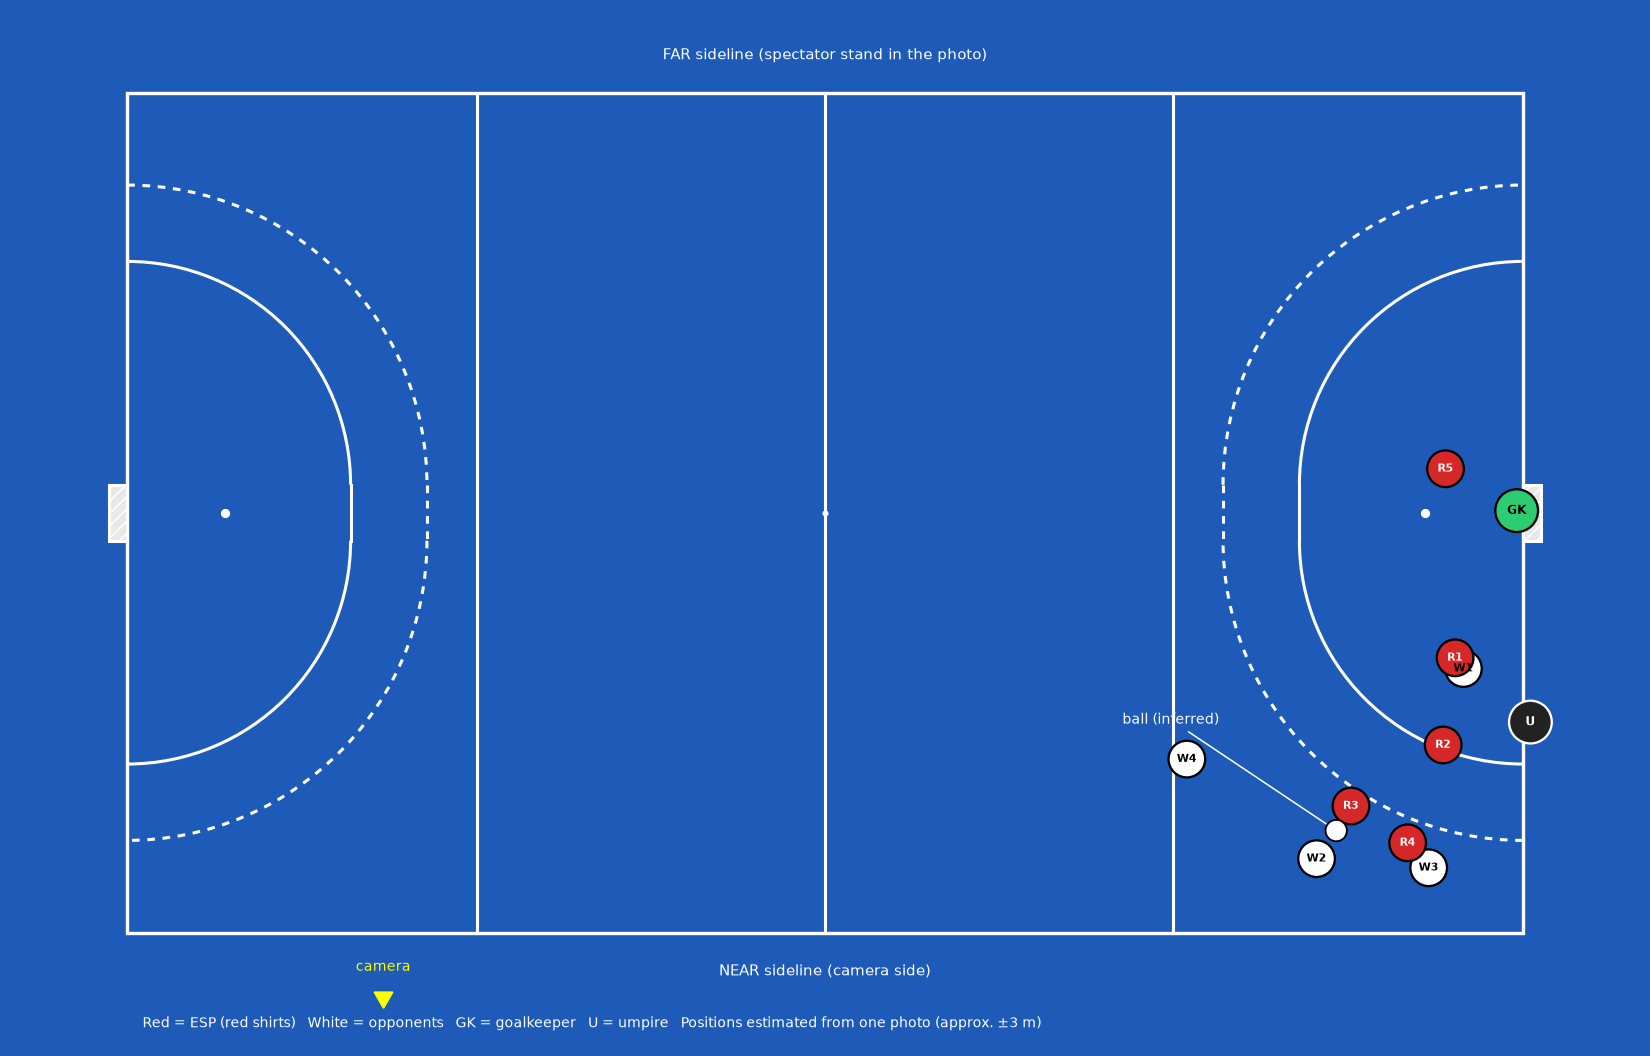

This figure's Python source:
"""
Reconstruct a top-down view of an outdoor field-hockey pitch from a single
spectator photo (Paris 2024, ESP on the scoreboard).

Pipeline
  1. Landmarks read from the photo (pixel coords, 1280x960):
     goal posts + crossbar, the backline running along the far boards,
     and the apparent heights of several people (depth cue).
  2. Fit a pinhole camera (position, yaw, tilt, focal length) with
     scipy.optimize.least_squares (OpenCV is used for the final
     ground-plane homography).
  3. Back-project every player's feet to the pitch plane.
  4. Draw a regulation FIH pitch (91.40 x 55.00 m) landscape, goals
     left/right, with all players, GK, umpire and the inferred ball.
"""
import numpy as np, cv2, json
from scipy.optimize import least_squares
import matplotlib
matplotlib.use("Agg")
import matplotlib.pyplot as plt
from matplotlib.patches import Arc, Rectangle, Circle

W, H = 1280, 960
CX, CY = W / 2, H / 2

# ---------------------------------------------------------------- pitch (FIH)
L, WID = 91.40, 55.00          # length, width
GOAL_W, GOAL_D, GOAL_H = 3.66, 1.22, 2.14
R_D, R_DOT = 14.63, 19.63      # shooting circle / 5 m dotted line radii
LINE_23 = 22.90
PEN_SPOT = 6.40
YC = WID / 2                   # y of the goal centre (Y=0 is the FAR sideline)
POST_FAR, POST_NEAR = YC - GOAL_W / 2, YC + GOAL_W / 2

# ------------------------------------------------------- image measurements
# world (X along pitch from the left backline, Y across from the far sideline,
# Z up) -> pixel.  Right post in the photo = post nearest the camera side.
pts_world = np.array([
    [0, POST_NEAR, 0],       # near post base
    [0, POST_FAR, 0],        # far post base
    [0, POST_FAR, GOAL_H],   # crossbar, far end
    [0, POST_NEAR, GOAL_H],  # crossbar, near end
], float)
pts_img = np.array([[345, 440], [192, 440], [192, 332], [345, 332]], float)

# the backline continues along the base of the far boards (345,440)->(1280,505)
backline_a, backline_b = np.array([345, 440.]), np.array([1280, 505.])
backline_samples = [(0, 35, 0), (0, 42, 0), (0, 49, 0)]
near_corner_px = 1390          # (0,55) sits just past the right edge

# people used as depth cues: (feet pixel, pixel height, real height)
height_cues = [((778, 512), 70, 1.80),   # umpire
               ((440, 855), 145, 1.80),  # white player, bottom of frame
               ((975, 748), 120, 1.80),  # white #10
               ((835, 690), 105, 1.80),  # red player, bent forward
               ((265, 440), 72, 1.85)]   # goalkeeper (padded)

# players: feet pixel positions read from the photo
players = {
    "R1": (515, 548), "R2": (750, 585), "R3": (835, 690), "R4": (1015, 650),
    "R5": (5, 500),                                    # partly out of frame
    "W1": (555, 545), "W2": (975, 748), "W3": (1115, 640), "W4": (440, 855),
    "GK": (265, 440), "UMP": (778, 512),
    "BALL": (900, 715),  # not visible; inferred from R3 / W2 stick + gaze
}

# ------------------------------------------------------------- camera model
def cam_axes(az, tilt):
    fwd = np.array([-np.cos(az), -np.sin(az), 0.0])
    fwd = np.array([fwd[0] * np.cos(tilt), fwd[1] * np.cos(tilt), -np.sin(tilt)])
    up0 = np.array([0, 0, 1.0])
    right = np.cross(fwd, up0); right /= np.linalg.norm(right)
    down = np.cross(fwd, right)
    return fwd, right, down

def project(P, prm):
    Xc, Yc, Zc, az, tilt, f = prm
    fwd, right, down = cam_axes(az, tilt)
    p = np.atleast_2d(P) - np.array([Xc, Yc, Zc])
    z = p @ fwd
    return np.c_[CX + f * (p @ right) / z, CY + f * (p @ down) / z]

def ground_homography(prm):
    """pixel -> ground (Z=0) as a 3x3 homography, computed with OpenCV."""
    g = np.array([[0, 0, 0], [80, 0, 0], [0, 55, 0], [80, 55, 0], [40, 27, 0], [20, 45, 0]], float)
    img = project(g, prm).astype(np.float32)
    Hm, _ = cv2.findHomography(img, g[:, :2].astype(np.float32))
    return Hm

def back_project(px, prm):
    Hm = ground_homography(prm)
    q = cv2.perspectiveTransform(np.array([[px]], np.float32), Hm)[0, 0]
    return float(q[0]), float(q[1])

def residuals(prm):
    r = []
    r += list((project(pts_world, prm) - pts_img).ravel())
    d = backline_b - backline_a; n = np.array([-d[1], d[0]]) / np.linalg.norm(d)
    for s in backline_samples:
        r.append(float((project(np.array(s), prm)[0] - backline_a) @ n))
    r.append(0.3 * (project(np.array([0, WID, 0]), prm)[0, 0] - near_corner_px))
    for (fx, fy), hpx, hm in height_cues:
        gx, gy = back_project((fx, fy), prm)
        head = project(np.array([gx, gy, hm]), prm)[0]
        r.append(0.15 * ((fy - head[1]) - hpx))
    # extra ground truths from the photo: the umpire stands just outside the
    # backline, and the 23 m line shows at the bottom-left of the frame, just
    # below the walking white player (all players are inside the 23 m area).
    r.append(15.0 * (back_project(players["UMP"], prm)[0] - (-0.5)))
    r.append(15.0 * (back_project((440, 935), prm)[0] - LINE_23))
    r.append(15.0 * (back_project((60, 900), prm)[0] - LINE_23))
    Xc, Yc, Zc = prm[:3]
    r.append(0.2 * (Yc - 66))     # weak priors: camera in the near stand,
    r.append(0.2 * (Zc - 18))     # ~10 m behind the sideline, elevated
    return r

x0 = [80, 66, 18, np.deg2rad(20), np.deg2rad(13), 3600]
fit = least_squares(residuals, x0, bounds=([30, 56, 5, 0, 0, 800], [110, 90, 40, 1.2, 0.8, 9000]))
prm = fit.x
print("camera X=%.1f Y=%.1f Z=%.1f  az=%.1f deg  tilt=%.1f deg  f=%.0f px  (rms %.1f)" %
      (prm[0], prm[1], prm[2], np.degrees(prm[3]), np.degrees(prm[4]), prm[5],
       np.sqrt(np.mean(np.square(fit.fun)))))

# The goal in the photo is the RIGHT-hand goal of the drawn pitch, so mirror
# the along-pitch coordinate (the camera sits at the left end of the near stand).
pos = {k: (L - back_project(v, prm)[0], back_project(v, prm)[1]) for k, v in players.items()}
# Final along-pitch calibration on two confirmed references from the photo:
# the umpire stands ~0.5 m outside the backline and the walking white player
# (W4) is just inside the 23 m line. Fit d' = a*d + b through those two points.
d_ump, d_w4 = L - pos["UMP"][0], L - pos["W4"][0]
a = (22.0 - (-0.5)) / (d_w4 - d_ump); b = -0.5 - a * d_ump
pos = {k: (L - (a * (L - x) + b), y) for k, (x, y) in pos.items()}
pos["GK"] = (L - 0.4, pos["GK"][1])   # keeper is on the goal line in the photo
for k, (x, y) in pos.items():
    print("%-4s  X=%5.1f m from left goal line   Y=%5.1f m from far sideline" % (k, x, y))
json.dump({"camera": {"X": prm[0], "Y": prm[1], "Z": prm[2], "azimuth_deg": np.degrees(prm[3]),
                      "tilt_deg": np.degrees(prm[4]), "focal_px": prm[5]},
           "positions_m": pos, "pixels": players},
          open("analysis/positions.json", "w"), indent=2)

# ------------------------------------------------------------------- drawing
def draw_pitch(ax):
    ax.add_patch(Rectangle((-4, -3), L + 8, WID + 6, color="#1e5bb8", zorder=0))
    ax.add_patch(Rectangle((0, 0), L, WID, fill=False, ec="white", lw=2.2, zorder=2))
    lw = 2
    for x in (LINE_23, L / 2, L - LINE_23):
        ax.plot([x, x], [0, WID], color="white", lw=lw, zorder=2)
    for side in (0, 1):
        sgn = 1 if side == 0 else -1
        x0 = 0 if side == 0 else L
        for py in (POST_FAR, POST_NEAR):
            for r, ls in ((R_D, "-"), (R_DOT, (0, (2.5, 2.5)))):
                a0, a1 = (270, 90) if side == 0 else (90, 270)
                if py == POST_FAR:
                    t = (270, 360) if side == 0 else (180, 270)
                else:
                    t = (0, 90) if side == 0 else (90, 180)
                ax.add_patch(Arc((x0, py), 2 * r, 2 * r, theta1=t[0], theta2=t[1],
                                 color="white", lw=lw, ls=ls, zorder=2))
        for r, ls in ((R_D, "-"), (R_DOT, (0, (2.5, 2.5)))):
            ax.plot([x0 + sgn * r] * 2, [POST_FAR, POST_NEAR], color="white", lw=lw, ls=ls, zorder=2)
        ax.plot(x0 + sgn * PEN_SPOT, YC, "o", color="white", ms=5, zorder=3)
        gx = -GOAL_D if side == 0 else L
        ax.add_patch(Rectangle((gx, POST_FAR), GOAL_D, GOAL_W, fill=True, fc="#e8e8e8",
                               ec="white", lw=2, hatch="///", zorder=3))
    ax.plot(L / 2, YC, "o", color="white", ms=3, zorder=3)

fig, ax = plt.subplots(figsize=(15, 9.6))
draw_pitch(ax)
ax.set_xlim(-6, L + 6); ax.set_ylim(WID + 7, -5)   # invert Y: far sideline at top, like the photo
ax.set_aspect("equal"); ax.axis("off")
ax.text(L / 2, -2.2, "FAR sideline (spectator stand in the photo)", ha="center", color="white", fontsize=10)
ax.text(L / 2, WID + 2.8, "NEAR sideline (camera side)", ha="center", color="white", fontsize=10)

style = {"R": ("#d62828", "white"), "W": ("white", "black")}
for k, (x, y) in pos.items():
    if k == "BALL":
        ax.add_patch(Circle((x, y), 0.7, fc="white", ec="black", lw=1.2, zorder=9))
        ax.annotate("ball (inferred)", (x, y), (x - 14, y - 7), color="white", fontsize=9,
                    arrowprops=dict(arrowstyle="-", color="white"), zorder=6)
    elif k == "GK":
        ax.add_patch(Circle((x, y), 1.4, fc="#2ecc71", ec="black", lw=1.5, zorder=6))
        ax.text(x, y, "GK", ha="center", va="center", fontsize=8, weight="bold", zorder=7)
    elif k == "UMP":
        ax.add_patch(Circle((x, y), 1.4, fc="#222222", ec="white", lw=1.5, zorder=6))
        ax.text(x, y, "U", ha="center", va="center", fontsize=8, color="white", weight="bold", zorder=7)
    else:
        fc, tc = style[k[0]]
        ax.add_patch(Circle((x, y), 1.2, fc=fc, ec="black", lw=1.5, zorder=6 + (1 if k[0]=="R" else 0)))
        ax.text(x, y, k, ha="center", va="center", fontsize=7, color=tc, weight="bold", zorder=8)

cam = (L - prm[0], prm[1])
ax.plot(cam[0], min(cam[1], WID + 4.2), marker=(3, 0, 180), ms=14, color="yellow", zorder=6)
ax.text(cam[0], min(cam[1], WID + 4.2) - 1.7, "camera", ha="center", color="yellow", fontsize=9)

ax.text(1, WID + 6.2, "Red = ESP (red shirts)   White = opponents   GK = goalkeeper   U = umpire   "
        "Positions estimated from one photo (approx. ±3 m)", color="white", fontsize=9)
fig.patch.set_facecolor("#1e5bb8")
plt.tight_layout()
fig.savefig("analysis/hockey_topview.png", dpi=110, facecolor=fig.get_facecolor())
print("saved analysis/hockey_topview.png")
